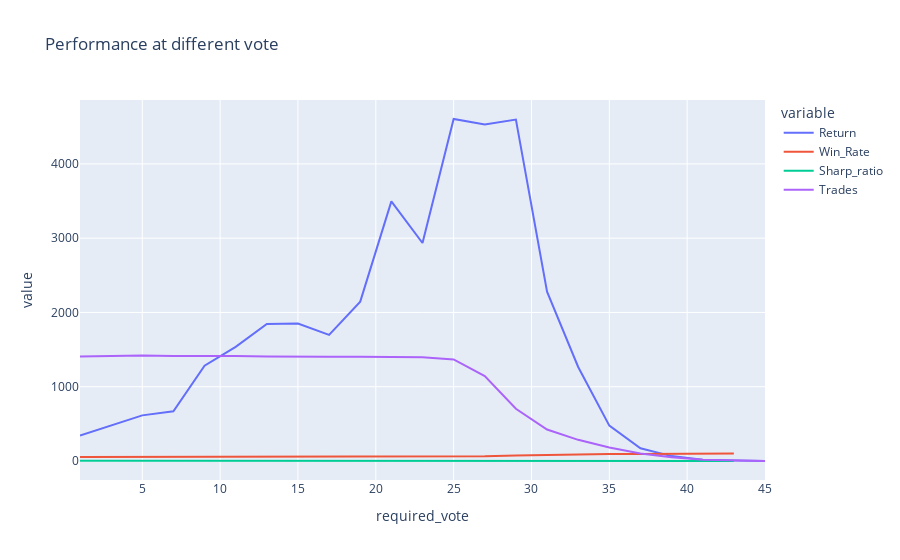

Notebook source saved alongside this figure:
### Code cell
fig2 = px.line(df2, title='Performance at different vote ')
fig2.update_layout(xaxis_title='required_vote')
fig2.show()

### Figure 1 — Plotly figure (JSON) as saved in the notebook; plotly's stock layout.template omitted (floating-point values rounded to 4 significant figures)
{"data": [{"hovertemplate": "variable=Return<br>Indicater=%{x}<br>value=%{y}<extra></extra>", "legendgroup": "Return", "line": {"color": "#636efa", "dash": "solid"}, "marker": {"symbol": "circle"}, "mode": "lines", "name": "Return", "orientation": "v", "showlegend": true, "type": "scatter", "x": [1, 3, 5, 7, 9, 11, 13, 15, 17, 19, 21, 23, 25, 27, 29, 31, 33, 35, 37, 39, 41, 43, 45], "xaxis": "x", "y": [341.8, 473.3, 614.3, 669.8, 1283.0, 1537.0, 1845.0, 1851.0, 1699.0, 2145.0, 3496.0, 2935.0, 4604.0, 4531.0, 4597.0, 2279.0, 1266.0, 475.5, 171.8, 65.85, 15.69, 5.622, 0], "yaxis": "y"}, {"hovertemplate": "variable=Win_Rate<br>Indicater=%{x}<br>value=%{y}<extra></extra>", "legendgroup": "Win_Rate", "line": {"color": "#EF553B", "dash": "solid"}, "marker": {"symbol": "circle"}, "mode": "lines", "name": "Win_Rate", "orientation": "v", "showlegend": true, "type": "scatter", "x": [1, 3, 5, 7, 9, 11, 13, 15, 17, 19, 21, 23, 25, 27, 29, 31, 33, 35, 37, 39, 41, 43, 45], "xaxis": "x", "y": [53.13, 53.89, 54.47, 54.77, 56.92, 57.58, 57.97, 58.1, 57.59, 58.45, 60.07, 59.53, 61.3, 63.87, 73.97, 83.49, 91.58, 93.44, 95.05, 94.23, 93.75, 100, null], "yaxis": "y"}, {"hovertemplate": "variable=Sharp_ratio<br>Indicater=%{x}<br>value=%{y}<extra></extra>", "legendgroup": "Sharp_ratio", "line": {"color": "#00cc96", "dash": "solid"}, "marker": {"symbol": "circle"}, "mode": "lines", "name": "Sharp_ratio", "orientation": "v", "showlegend": true, "type": "scatter", "x": [1, 3, 5, 7, 9, 11, 13, 15, 17, 19, 21, 23, 25, 27, 29, 31, 33, 35, 37, 39, 41, 43, 45], "xaxis": "x", "y": [1.999, 2.327, 2.6, 2.692, 3.443, 3.649, 3.856, 3.861, 3.766, 4.013, 4.584, 4.348, 5.041, 5.512, 7.308, 7.866, 8.055, 6.969, 5.332, 3.7, 1.795, 1.249, null], "yaxis": "y"}, {"hovertemplate": "variable=Trades<br>Indicater=%{x}<br>value=%{y}<extra></extra>", "legendgroup": "Trades", "line": {"color": "#ab63fa", "dash": "solid"}, "marker": {"symbol": "circle"}, "mode": "lines", "name": "Trades", "orientation": "v", "showlegend": true, "type": "scatter", "x": [1, 3, 5, 7, 9, 11, 13, 15, 17, 19, 21, 23, 25, 27, 29, 31, 33, 35, 37, 39, 41, 43, 45], "xaxis": "x", "y": [1406, 1414, 1419, 1415, 1416, 1412, 1406, 1401, 1403, 1403, 1400, 1396, 1367, 1143, 703, 424, 285, 183, 101, 52, 16, 5, 0], "yaxis": "y"}], "layout": {"legend": {"title": {"text": "variable"}, "tracegroupgap": 0}, "title": {"text": "Performance at different vote "}, "xaxis": {"anchor": "y", "domain": [0, 1], "title": {"text": "required_vote"}}, "yaxis": {"anchor": "x", "domain": [0, 1], "title": {"text": "value"}}}}
